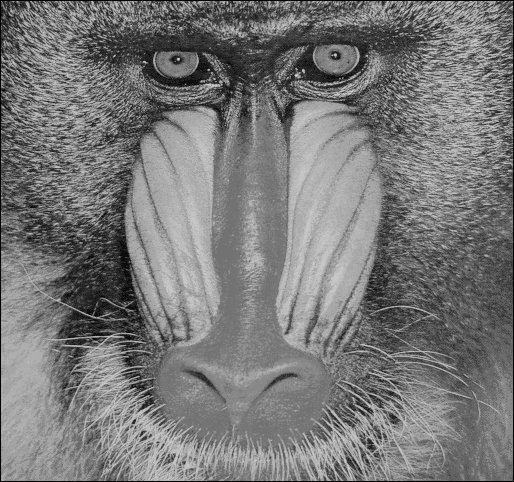
//> input picture 2-OpenCV/G04-MathOperations/ape1.bmp, 514 x 482 px
$ ./OpenCV_ex_20 ape1.bmp   (built with g++ and OpenCV 4)
//> lines starting //> are read from the running program, lines starting //| are printed output that depends on the picture; after the words box and inside, x2 and y2 are one past the last pixel; in counts of white or black regions, pixels touching at a corner belong together
/*
 * OpenCV_ex_16.c
 *
 * THE SOBEL OPERATOR
 *
 * J. Madeira - Dec 2012 + Nov 2017
 */


// Visual Studio ONLY - Allowing for pre-compiled header files

// This has to be the first #include

// Remove it, if you are not using Windows and Visual Studio

// #include "stdafx.h"


// #include <iostream>

#include <iostream>

#include "opencv2/core/core.hpp"

#include "opencv2/imgproc/imgproc.hpp"

#include "opencv2/highgui/highgui.hpp"


// If you want to "simplify" code writing, you might want to use:

// using namespace cv;

// using namespace std;


// AUXILIARY  FUNCTION

void printImageFeatures(const cv::Mat &image)
{
	std::cout << std::endl;

	std::cout << "Number of rows : " << image.size().height << std::endl;

	std::cout << "Number of columns : " << image.size().width << std::endl;

	std::cout << "Number of channels : " << image.channels() << std::endl;

	std::cout << "Number of bytes per pixel : " << image.elemSize() << std::endl;

	std::cout << std::endl;
}


// MAIN

int main( int argc, char** argv )
{
    if( argc != 2 )
    {
		std::cout << "The name of the image file is missing !!" << std::endl;

        return -1;
    }

	cv::Mat originalImage;

	originalImage = cv::imread( argv[1], cv::IMREAD_UNCHANGED );
//> originalImage is the input picture: 482 rows x 514 cols, CV_8UC1; min 0, max 217, mean 119.9

	if( originalImage.empty() )
	{
		// NOT SUCCESSFUL : the data attribute is empty

		std::cout << "Image file could not be open !!" << std::endl;

	    return -1;
	}

	if( originalImage.channels() > 1 )
	{
		// Convert to a single-channel, intensity image
		cv::cvtColor( originalImage, originalImage, cv::COLOR_BGR2GRAY, 1 );
	}

	// Create window
    cv::namedWindow( "Imagem Original", cv::WINDOW_AUTOSIZE );
	cv::imshow( "Imagem Original", originalImage );

	// Print some image features
	std::cout << "ORIGINAL IMAGE" << std::endl;
    printImageFeatures( originalImage );
//| Number of rows : 482
//| Number of columns : 514
//| Number of channels : 1
//| Number of bytes per pixel : 1

	// Negative
	cv::threshold(originalImage, originalImage, 120, 255, CV_THRESH_BINARY_INV);
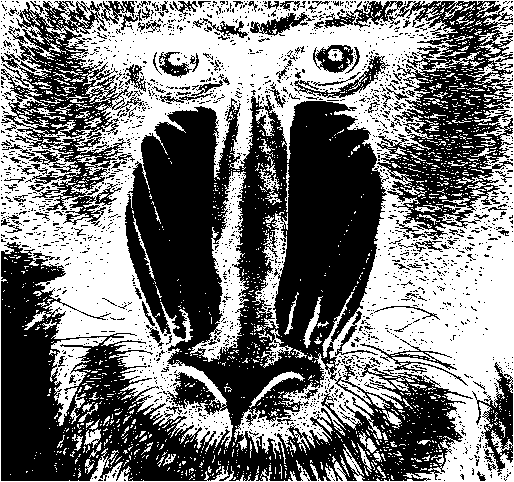
//> originalImage: 482 rows x 514 cols, CV_8UC1; 47.6% white; 1780 white regions (1663 under 20 px), largest, box (x1, y1, x2, y2) and area: (0, 0, 514, 482) 99254, (190, 171, 249, 362) 3597, (50, 337, 107, 426) 1645

	cv::namedWindow( "Imagem Original after threshold", cv::WINDOW_AUTOSIZE );
	cv::imshow( "Imagem Original after threshold", originalImage );

	// Dilate
	int dilation_size = 11;
    cv::Mat result;
	cv::Mat kernel = cv::getStructuringElement(2, cv::Size( dilation_size, dilation_size ));

	cv::erode(originalImage, result, kernel);
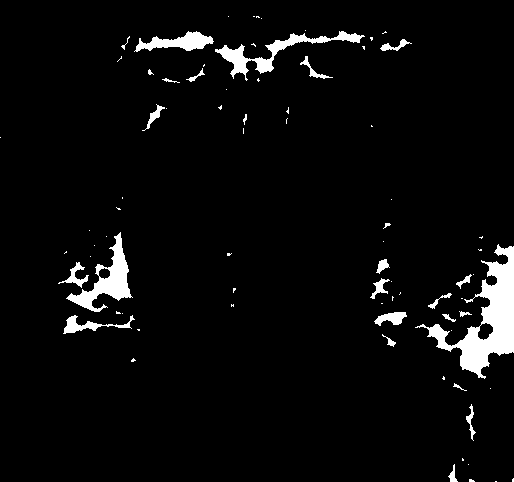
//> result: 482 rows x 514 cols, CV_8UC1; 4.2% white; 78 white regions (53 under 20 px), largest, box (x1, y1, x2, y2) and area: (415, 244, 514, 379) 4102, (66, 232, 133, 312) 1610, (215, 31, 365, 81) 1441
    cv::namedWindow( "Erosion ", cv::WINDOW_AUTOSIZE );
    cv::imshow( "Erosion ", result);


    // Waiting

    cv::waitKey( 0 );

	// Destroy the windows

	cv::destroyAllWindows();

	return 0;
}
